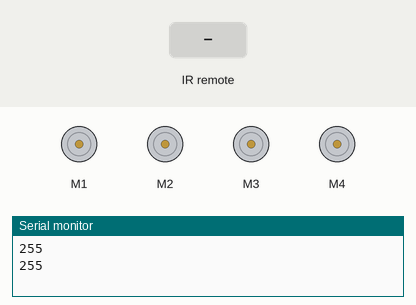
Recording of a sketch running on a simulated Arduino Uno, built with avr-gcc and run on an emulated ATmega328P. Shown: 4 × DC motor (green arrow = forward, orange = backward, longer = faster), the last lines printed to the serial monitor. The test bench sets the inputs (shaded band).

Above: at 1.2 s.
1.3 s: infrared code 0x46 received
At 2.5 s:
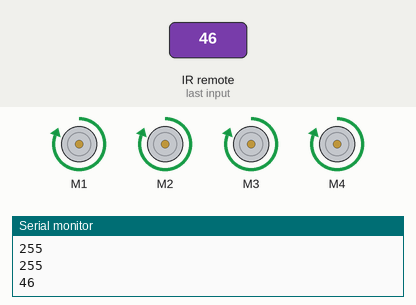
4.2 s: infrared code 0x15 received
At 5.3 s:
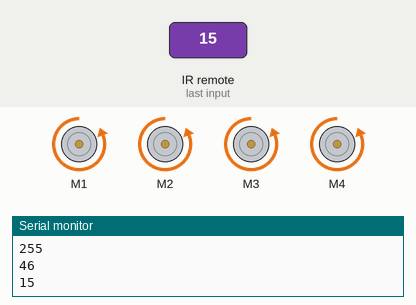
7.0 s: infrared code 0x44 received
At 7.38 s:
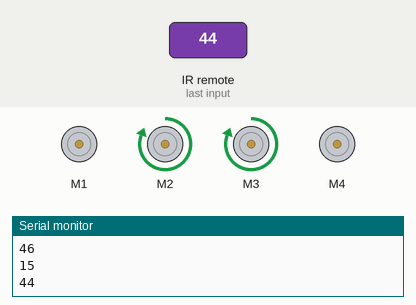
9.0 s: infrared code 0x43 received
At 9.38 s:
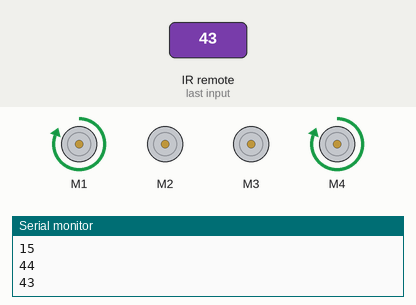
Timing chart, 0 to 12.0 s (numbered marks = the images above; inputs shaded):
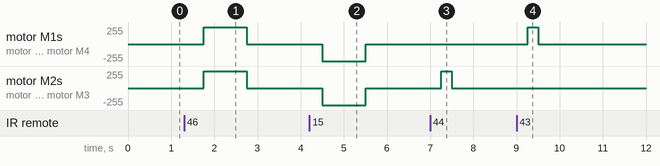

Measured:
- after the input at 1.3 s, motor M1–4: stopped → forward 255/255 after 0.45 s, → stopped 1.0 s later
- after the input at 4.2 s, motor M1–4: stopped → backward 255/255 after 0.30 s, → stopped 1.0 s later
- after the input at 7.0 s, motor M2, motor M3: stopped → forward 255/255 after 0.26 s, → stopped 0.25 s later
- after the input at 9.0 s, motor M1, motor M4: stopped → forward 255/255 after 0.26 s, → stopped 0.25 s later

The sketch:

IRcontrolled.ino
```cpp
/*
 * based on: https://create.arduino.cc/projecthub/electropeak/arduino-l293d-motor-driver-shield-tutorial-c1ac9b
 * Driving DC Motor
 *
 * IRcontrolled - IR controlled 4WD car with Adafruit Motor Shield V1 (V2?)
 * Skeleton from RobotCarKit (IRcontrolled)
 *
 * Use this with (https://www.xiaorgeek.net/products/xiaor-geek-4wd-robot-chassis-kit-with-4-tt-motor-for-arduino-raspberry-pi)
 * Board: Arduino Uno
 * Port: COM9 (Arduino Uno)
 *
 * TODOs:
 * TODO: find out why the IRremote library always uses the hardware timers (V 4.2.0)
 * TODO: name the motors as front/rear/left/right
 *
 */

#define IR_OPERATION 0  /* 0=Black,1=DominatorController */
#if ((!defined(IR_OPERATION) || (defined(IR_OPERATION) && IR_OPERATION==0)))
  #define IR_OPERATION_BLACK 1
#elif (defined(IR_OPERATION) && IR_OPERATION==1)
  #define IR_OPERATION_DOMINATOR 1
#else
  #define IR_OPERATION_BLACK 1
#endif

#include "commands.h"
#if defined(IR_OPERATION_BLACK)
#include "Black_IRcontrol.h"
#elif defined(IR_OPERATION_DOMINATOR)
#include "DominatorController_IRcontrol.h"
#endif
#include "functions.h"

uint8_t speed_left;
uint8_t speed_right;
uint8_t speed_step = 5;
uint8_t speed_min = 195;
uint8_t speed_max = 255;

void set_speed(uint8_t left, uint8_t right) {
  speed_left = left;
  speed_right = right;
  Set_Speed(speed_left, speed_right);
  Serial.println(speed_left,DEC);
  Serial.println(speed_right,DEC);
}
uint8_t incr_speed(uint8_t speed) {
  return min(speed+speed_step, 255);
}
uint8_t decr_speed(uint8_t speed) {
  if (speed > speed_step)
    return max(speed-speed_step, 0); // speed-speed_step
  else
    return 0;
}
/* execute a command received by the controller */
int do_command(int command) {
  switch (command) {
    case COMMAND_ADVANCE:
      advance();
      do_step(1000);
      break;
    case COMMAND_BACK:
      back();
      do_step(1000);
      break;
    case COMMAND_TURNLEFT:
      turnL();
      do_step(250);
      break;
    case COMMAND_TURNRIGHT:
      turnR();
      do_step(250);
      break;
    case COMMAND_STOPP:
      stopp();
      break;
    case COMMAND_CONTINUOUSLY:
      mode = MOVE_CONTINOUSLY;
      break;
    case COMMAND_SINGLESTEP:
      mode = MOVE_STEP;
      break;
    case COMMAND_ACCELERATE:
      set_speed(incr_speed(speed_left), incr_speed(speed_right));
      break;
    case COMMAND_DECELARATE:
      set_speed(decr_speed(speed_left), decr_speed(speed_right));
      break;
    case COMMAND_MAXSPEED:
      set_speed(speed_max, speed_max);
      break;
    default:
      break;
  }
  return command;
}

void setup() {
  Serial.begin(115200);

  M_Control_IO_config();
  set_speed(Lpwm_val, Rpwm_val);

  // Start the receiver, take LED_BUILTIN pin from the internal boards definition as default feedback LED
  IrReceiver.begin(IR_RECEIVE_PIN, ENABLE_LED_FEEDBACK);

  stopp();
}

void IR_Ignore(unsigned long endTime) {
  unsigned long currentTime = millis();
  while (currentTime < endTime) {
    if (IrReceiver.decode()) {
      delay(10);
      IrReceiver.resume();  // Receive the next value
    }
    currentTime = millis();
  }
}

int IR_Control_Timed(unsigned long window) {
  unsigned long startTime = millis();
  int command = IR_Control();
  unsigned long endTime = millis();
  delay(IR_Control_Gap); // delay for the IR control
  // if multiple valid commands come within time window just ignore them
  if (command != COMMAND_NONE)
    IR_Ignore(millis()+window-(endTime-startTime)-IR_Control_Gap);
   return command;
}

void loop() {
  do_command(IR_Control_Timed(250));
}
```

Black_IRcontrol.h
```cpp
/*
 * Black_IRControl.h - remote IR control
 *
 * Black IR controller delived with many electronic (starter) kits.
 *
 * Footprint of IRremote
 * Sketch uses 9486 bytes (29%) of program storage space. Maximum is 32256 bytes.
 * Global variables use 736 bytes (35%) of dynamic memory, leaving 1312 bytes for local variables. Maximum is 2048 bytes.
 * #define EXCLUDE_EXOTIC_PROTOCOLS
 * Sketch uses 8714 bytes (27%) of program storage space. Maximum is 32256 bytes.
 * Global variables use 612 bytes (29%) of dynamic memory, leaving 1436 bytes for local variables. Maximum is 2048 bytes.
 * #define EXCLUDE_UNIVERSAL_PROTOCOLS
 * Sketch uses 7644 bytes (23%) of program storage space. Maximum is 32256 bytes.
 * Global variables use 592 bytes (28%) of dynamic memory, leaving 1456 bytes for local variables. Maximum is 2048 bytes.
 *
 */

// no change if I use these settings -> the library always uses hardware time
//#define SEND_PWM_BY_TIMER
//#define IR_SEND_PIN 14
// as suggested in the arduino forum and documented in the hpp file -> use dedicated timer setting
#define IR_USE_AVR_TIMER1
// TODO: find out why it always uses the hardware timers (V 4.2.0)
#define EXCLUDE_EXOTIC_PROTOCOLS
#define EXCLUDE_UNIVERSAL_PROTOCOLS
#include <IRremote.hpp>
#define IR_RECEIVE_PIN 14 /* A0 */

#define IR_Go 0x46     //up
#define IR_Back 0x15   //down
#define IR_Left 0x44   //left
#define IR_Right 0x43  //right
#define IR_Stop 0x40   //OK
// additional codes
#define IR_1  0x16    //1
#define IR_2  0x19    //2
#define IR_3  0x0D    //3
#define IR_4  0x0C    //4
#define IR_5  0x18    //5
#define IR_6  0x5E    //6
#define IR_7  0x08    //7
#define IR_8  0x1C    //8
#define IR_9  0x5A    //9
#define IR_Star  0x42    //Star
#define IR_0  0x52    //0
#define IR_Hash  0x4A    //Hash

int IR_Control(void) {
  int command = COMMAND_NONE;
  unsigned long Key;
  if (IrReceiver.decode())  //judging if serial port receives data
  {
    Key = IrReceiver.decodedIRData.command;
    Serial.println(Key,HEX);
    switch (Key) {
      case IR_Go:
        command = COMMAND_ADVANCE;
        break;
      case IR_Back:
        command = COMMAND_BACK;
        break;
      case IR_Left:
        command = COMMAND_TURNLEFT;
        break;
      case IR_Right:
        command = COMMAND_TURNRIGHT;
        break;
      case IR_Stop:
        command = COMMAND_STOPP;
        break;
      case IR_Star: //mode continuous
        command = COMMAND_CONTINUOUSLY;
        break;
      case IR_Hash: //mode single step
        command = COMMAND_SINGLESTEP;
        break;
      case IR_1:
        command = COMMAND_ACCELERATE;
        break;
      case IR_2:
        command = COMMAND_MAXSPEED;
        break;
      case IR_3:
        command = COMMAND_DECELARATE;
        break;
      default:
        break;
    }
    IrReceiver.resume();  // Receive the next value
  }
  return command;
}

#define IR_Control_Gap 250
```

commands.h
```cpp
/*
 * Commands used to interact with the vehicle.
 */

#define COMMAND_NONE      0
#define COMMAND_ADVANCE  1
#define COMMAND_BACK     2
#define COMMAND_TURNLEFT 3
#define COMMAND_TURNRIGHT 4
#define COMMAND_STOPP     5

#define COMMAND_CONTINUOUSLY 6
#define COMMAND_SINGLESTEP  7
#define COMMAND_ACCELERATE  8
#define COMMAND_DECELARATE  9
#define COMMAND_MAXSPEED    10
```

functions.h
```cpp
#include <AFMotor.h>

// TODO: name the motors as front/rear/left/right
AF_DCMotor motor1(1, MOTOR12_64KHZ);
AF_DCMotor motor2(2, MOTOR12_64KHZ);
AF_DCMotor motor3(3, MOTOR12_64KHZ);
AF_DCMotor motor4(4, MOTOR12_64KHZ);

unsigned char Lpwm_val = 255;
unsigned char Rpwm_val = 255;

void M_Control_IO_config(void) {
}

void Set_Speed(unsigned char Left, unsigned char Right) {

  motor1.setSpeed(Right);
  motor2.setSpeed(Left);
  motor3.setSpeed(Left);
  motor4.setSpeed(Right);
}

void advance() {
  motor1.run(FORWARD);
  motor2.run(FORWARD);
  motor3.run(FORWARD);
  motor4.run(FORWARD);
}

void back() {
  motor1.run(BACKWARD);
  motor2.run(BACKWARD);
  motor3.run(BACKWARD);
  motor4.run(BACKWARD);
}

void turnR() {
  motor1.run(FORWARD);
  motor2.run(RELEASE);
  motor3.run(RELEASE);
  motor4.run(FORWARD);
}

void turnL() {
  motor1.run(RELEASE);
  motor2.run(FORWARD);
  motor3.run(FORWARD);
  motor4.run(RELEASE);
}

void stopp() {
  motor1.run(RELEASE);
  motor2.run(RELEASE);
  motor3.run(RELEASE);
  motor4.run(RELEASE);
}

#define MOVE_STEP 0         /* perform the command some time */
#define MOVE_CONTINOUSLY 1  /* perform command until stopp */
int mode = MOVE_STEP;
void do_step(unsigned long ms) { if (mode == MOVE_STEP) { delay(ms); stopp(); } else delay(10); }
```
